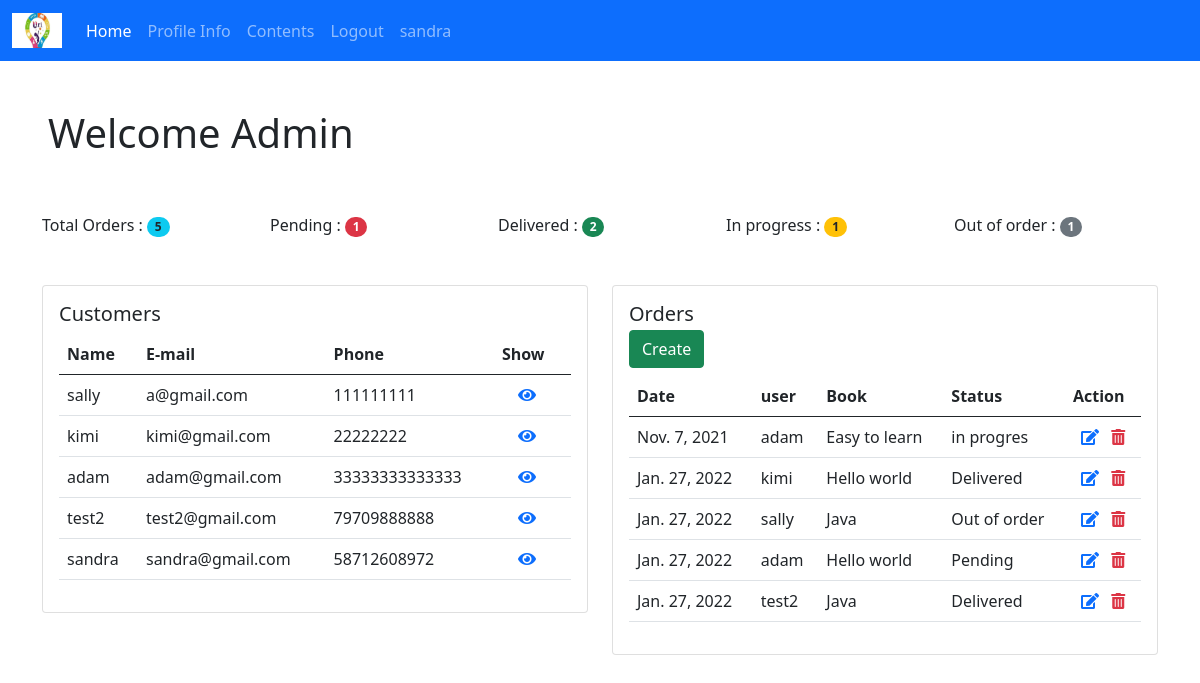
Page /home (signed in) on the earlier database version.
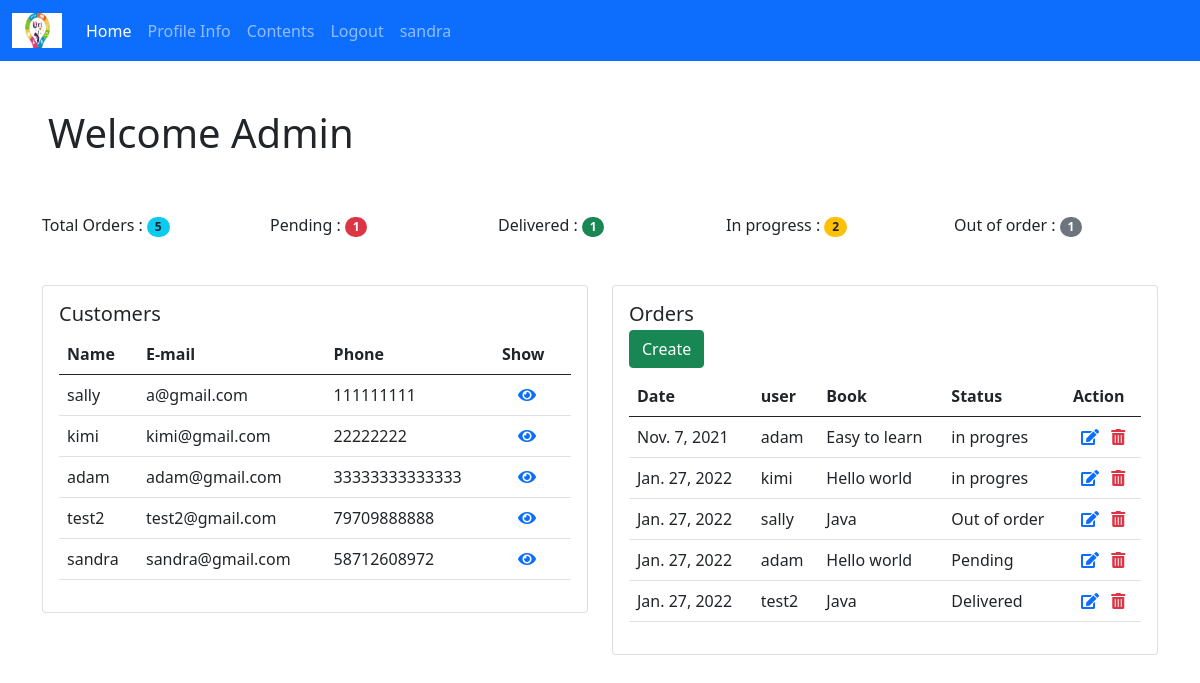
Same page on the later database version.
### bookstore/models.py (models this page shows, shortened)
class Customer(models.Model):
    user = models.OneToOneField(User, null=True, on_delete=models.CASCADE)
    name = models.CharField(max_length=190, null=True)
    email = models.CharField(max_length=190, null=True)
    phone = models.CharField(max_length=190, null=True)
    age = models.CharField(max_length=190, null=True)
    avatar = models.ImageField(blank = True, null=True, default='avatar.png')
    date_created = models.DateField(auto_now_add=True, null=True)
    def __str__ (self):
        return self.name

class Order(models.Model):
    STATUS= {
        ('Pending','Pending'),
        ('Delivered','Delivered'),
        ('in progres','in progres'),
        ('Out of order','Out of order')
    }
    customer = models.ForeignKey(Customer, null=True, on_delete=models.SET_NULL)
    book = models.ForeignKey(Book, null=True, on_delete=models.SET_NULL)
    tag = models.ManyToManyField(Tag)
    date_created = models.DateField(auto_now_add=True, null=True)
    status = models.CharField(max_length=200, null=True, choices=STATUS)

class Book(models.Model):
    CATEGORY= {
        ('Classic','Classic'),
        ('Comic','Comic'),
        ('Fantasy','Fantasy'),
        ('Horror','Horror')
    }
    name = models.CharField(max_length=190, null=True)
    author =  models.CharField(max_length=190, null=True)
    url =  models.URLField(max_length=300, null=True)
    category =  models.CharField(max_length=190, null=True, choices=CATEGORY)
    description =  models.CharField(max_length=200, null=True)
    date_created = models.DateField(auto_now_add=True, null=True)
    tag = models.ManyToManyField(Tag)
    def __str__ (self):
        return self.name

### bookstore/decorators.py (the view)
    def wrapper_func(request, *args,**kwargs):
        group = None
        if request.user.groups.exists():
            group = request.user.groups.all()[0].name
        if group == 'admin':
            return view_func(request, *args,**kwargs)
        if group == 'customer':
            return redirect('userProfile')

### bookstore/views.py (called while the page is built)
@forAdmins
@login_required(login_url='login')
def dashboard(request):
    customers = Customer.objects.all()
    orders = Order.objects.all()
    t_orders = orders.count()
    p_orders = orders.filter(status='Pending').count()
    d_orders = orders.filter(status='Delivered').count()
    in_orders = orders.filter(status='in progres').count()
    out_orders = orders.filter(status='Out of order').count()
    context = {'customers' : customers ,
               'orders' : orders,
                't_orders' : t_orders,
                'p_orders' : p_orders,
                'd_orders' : d_orders,
                'in_orders' : in_orders,
                'out_orders' : out_orders
              }
    return render(request , 'bookstore-templates/dashboard.html', context)

### bookstore/templates/bookstore-templates/dashboard.html (shortened to what this page needs)
<!DOCTYPE html>
<html>
<head>
</head>
<body>
{% include 'bookstore-templates/navbar.html' %}
{% block content %}
<h1 class="p-5">Welcome Admin</h1>
<div class="container">
    <div class="row pb-5">
      <div class="col">
        Total Orders : <span class="badge rounded-pill  bg-info text-dark">{{t_orders}}</span>
      </div>
      <div class="col">
        Pending : <span class="badge rounded-pill bg-danger">{{p_orders}}</span>
      </div>
      <div class="col">
        Delivered : <span class="badge rounded-pill  bg-success">{{d_orders}}</span>
      </div>
      <div class="col">
        In progress : <span class="badge rounded-pill  bg-warning text-dark">{{in_orders}}</span>
      </div>
      <div class="col">
        Out of order : <span class="badge rounded-pill  bg-secondary">{{out_orders}}</span>
      </div>
    </div>
  </div>
<div class="container">
    <div class="row" >
      <div class="col">
        <div class="card" >
            <div class="card-body">
              <h5 class="card-title">Customers</h5>
              <table class="table">
                <thead>
                  <tr>
                    <th scope="col">Name</th>
                    <th scope="col">E-mail</th>
                    <th scope="col">Phone</th>
                    <th scope="col">Show</th>
                  </tr>
                </thead>
                <tbody>
                    {% for item in customers %}
                     <tr>
                    <td>{{item.name}}</td>
                    <td>{{item.email}}</td>
                    <td>{{item.phone}}</td>
                    <td><a class="m-3" href="{% url 'customer' item.id %}"><i class="fas fa-eye"></i> </a></td>
                     </tr>
                    {% endfor %}
                </tbody>
              </table>
            </div>
          </div>
      </div>
      <div class="col">
        <div class="card">
            <div class="card-body">
              <h5 class="card-title">Orders</h5>
              <h6 class="card-subtitle mb-2 text-muted"><a href="{% url 'create'%}" class="btn btn-success">Create</a></h6>
              <table class="table">
                <thead>
                  <tr>
                    <th scope="col">Date</th>
                    <th scope="col">user</th>
                    <th scope="col">Book</th>
                    <th scope="col">Status</th>
                    <th scope="col">Action</th>
                  </tr>
                </thead>
                <tbody>
                    {% for item in orders %}
                     <tr>
                    <td>{{item.date_created}}</td>
                    <td>{{item.customer}}</td>
                    <td>{{item.book}}</td>
                    <td>{{item.status}}</td>
                    <td>
                        <a class="p-2" href="{% url 'update' item.id %}" ><i class="fas fa-edit"></i></a>
                        <a class="text-danger" href="{% url 'delete' item.id %}"><i class="fas fa-trash-alt"></i></a>
                    </td>
                     </tr>
                    {% endfor %}
                </tbody>
              </table>
            </div>
          </div>
      </div>
    </div>
{% endblock %}
</body>
</html>

### bookstore/templates/bookstore-templates/navbar.html (shortened to what this page needs)
{% load static %}
<!DOCTYPE html>
<html lang="en">
<head>
<link href="https://cdn.jsdelivr.net/npm/bootstrap@5.0.2/dist/css/bootstrap.min.css" rel="stylesheet">
<link rel="stylesheet" href="https://pro.fontawesome.com/releases/v5.10.0/css/all.css"/>
<nav class="navbar navbar-expand-lg  navbar-dark bg-primary">
    <div class="container-fluid">
      <a class="navbar-brand" href="#">
        <img src="{% static '/images/uri.jpg' %}" alt="" width="50" height="35">
      </a>
      <div class="collapse navbar-collapse" id="navbarSupportedContent">
        <ul class="navbar-nav me-auto mb-2 mb-lg-0">
          {% if request.user.is_staff %}
          <li class="nav-item">
            <a class="nav-link active" aria-current="page" href="{% url 'home'%}">Home</a>
          </li>
          {% endif %}
          <li class="nav-item">
            <a class="nav-link" href="{% url 'profileInfo'%}">Profile Info</a>
          </li>
          <li class="nav-item">
            <a class="nav-link" href="{% url 'contacts'%}">Contents</a>
          </li>
          <li class="nav-item">
            <a class="nav-link" href="{% url 'logout'%}">Logout</a>
          </li>
          <li class="nav-item">
            <a class="nav-link" href="#">{{request.user}}</a>
          </li>
        </ul>
      </div>
    </div>
  </nav>
</body>
</html>

Differences in the rows shown:
changed Order "kimi": status "Delivered" → "in progres"
Other differences:
{{ d_orders }}: "2" → "1"
{{ in_orders }}: "1" → "2"
